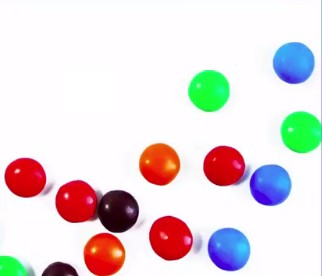
#> input picture 2_OpenCV/Pycharm_files/2.Image_processing/colorful_ball.jpg, 322 x 276 px
$ python 4.Morphological_transformation.py
#> lines starting #> are read from the running program, lines starting #| are printed output that depends on the picture; after the words box and inside, x2 and y2 are one past the last pixel; in counts of white or black regions, pixels touching at a corner belong together
"""
- Simple operations on the image shape
- Normally performed on the binary image
- two things are required
    - original image
    - kernel( structuring element)
        - a kernel tells you how to change the value of any given pixel by
            combining it with different amounts of the neighboring pixels

ref: https://opencv24-python-tutorials.readthedocs.io/en/latest/py_tutorials/py_imgproc/py_morphological_ops/py_morphological_ops.html

"""
import cv2
import numpy as np
from matplotlib import pyplot as plt

img = cv2.imread("colorful_ball.jpg", 0)
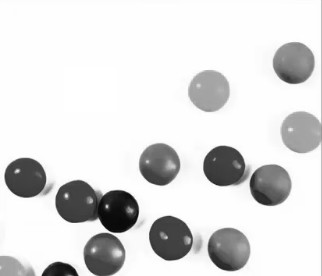
#> img: shape (276, 322); min 0, max 255, mean 221.6
_, mask = cv2.threshold(img, 220, 255, cv2.THRESH_BINARY_INV)
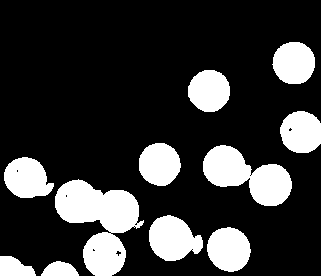
#> mask: shape (276, 322); 21.5% white; 11 white regions, largest, box (x1, y1, x2, y2) and area: (55, 179, 144, 276) 4579, (203, 145, 292, 206) 2977, (149, 215, 203, 261) 1745

kernel = np.ones((3,3), np.uint8)

dilation = cv2.dilate(mask, kernel, iterations=1) # dilation-series.jpg   ref: https://www.youtube.com/watch?v=7-FZBgrW4RE&t=164s
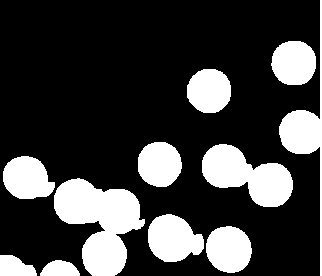
#> dilation: shape (276, 322); 24.3% white; 11 white regions, largest, box (x1, y1, x2, y2) and area: (54, 178, 145, 276) 5069, (202, 144, 293, 207) 3321, (279, 0, 322, 276) 2073
erosion = cv2.erode(mask, kernel, iterations=2)
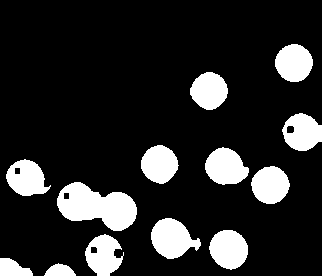
#> erosion: shape (276, 322); 16.3% white; 13 white regions, largest, box (x1, y1, x2, y2) and area: (57, 182, 137, 231) 2467, (151, 218, 201, 259) 1328, (205, 147, 249, 185) 1191
openning = cv2.morphologyEx(mask, cv2.MORPH_OPEN, kernel)  # erosion followed by dilation
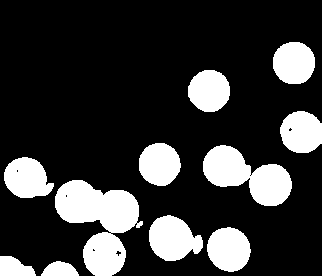
#> openning: shape (276, 322); 21.2% white; 11 white regions, largest, box (x1, y1, x2, y2) and area: (55, 180, 143, 276) 4571, (203, 145, 292, 206) 2976, (149, 215, 203, 261) 1744
closing  = cv2.morphologyEx(mask, cv2.MORPH_CLOSE, kernel) # dilation followed by erosion
#> closing: shape (276, 322); 21.6% white; 11 white regions, largest, box (x1, y1, x2, y2) and area: (55, 179, 144, 276) 4630, (203, 145, 292, 206) 2991, (149, 215, 203, 261) 1750
mg = cv2.morphologyEx(mask, cv2.MORPH_GRADIENT, kernel)
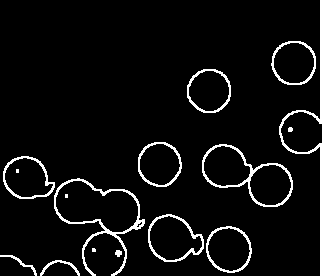
#> mg: shape (276, 322); 5.6% white in thin lines or dots

titles = ["image","mask", "dilation","erosion","openning","closing","mg"]
images = [img, mask, dilation, erosion, openning, closing, mg]

for i in range(7):
    plt.subplot(2, 4, i + 1), plt.imshow(images[i], 'gray')
    plt.title(titles[i])
    plt.xticks([]), plt.yticks([])

plt.show()

$ run again, with 2_OpenCV/Pycharm_files/2.Image_processing/dilation.jpg copied over 2_OpenCV/Pycharm_files/2.Image_processing/colorful_ball.jpg
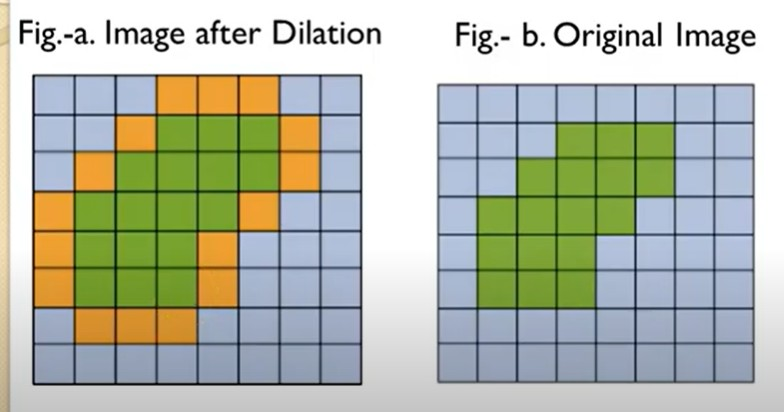
#> input picture 2_OpenCV/Pycharm_files/2.Image_processing/dilation.jpg, 784 x 412 px
#> `_, mask = cv2.threshold(img, 220, 255, cv2.THRESH_BINARY_INV)`:
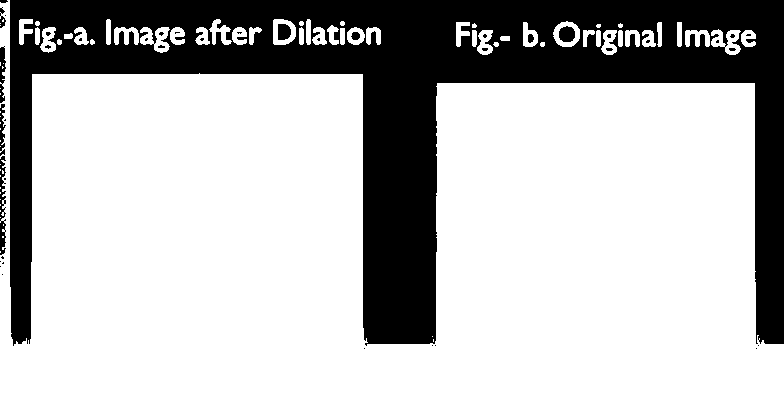
#> mask: shape (412, 784); 73.1% white; 42 black regions (32 under 20 px), largest, box (x1, y1, x2, y2) and area: (10, 0, 784, 346) 85384, (0, 156, 6, 255) 370, (0, 46, 6, 103) 217
#> dilation: shape (412, 784); 75.2% white; 75 black regions (64 under 20 px), largest, box (x1, y1, x2, y2) and area: (11, 0, 784, 343) 79373, (560, 28, 574, 41) 149, (279, 25, 290, 39) 129
#> erosion: shape (412, 784); 69.2% white; 2 black regions, box (x1, y1, x2, y2) and area: (0, 0, 784, 351) 99313, (0, 272, 5, 277) 25
#> openning: shape (412, 784); 72.9% white; 32 black regions (25 under 20 px), largest, box (x1, y1, x2, y2) and area: (0, 0, 784, 346) 85558, (0, 46, 6, 259) 1007, (559, 26, 575, 42) 209
#> closing: shape (412, 784); 73.4% white; 52 black regions (27 under 20 px), largest, box (x1, y1, x2, y2) and area: (10, 0, 784, 344) 84225, (559, 27, 575, 42) 207, (278, 24, 291, 40) 183
#> `mg = cv2.morphologyEx(mask, cv2.MORPH_GRADIENT, kernel)`:
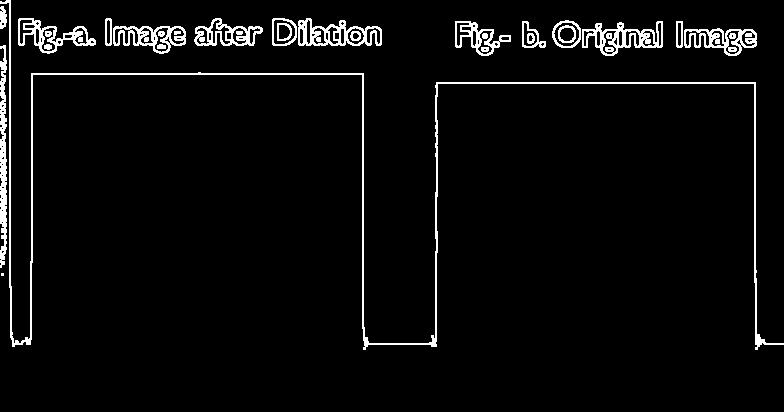
#> mg: shape (412, 784); 4.2% white in thin lines or dots, all inside (x1, y1, x2, y2) = (0, 0, 784, 350)

$ run again, with 2_OpenCV/Pycharm_files/2.Image_processing/dilation_2.jpg copied over 2_OpenCV/Pycharm_files/2.Image_processing/colorful_ball.jpg
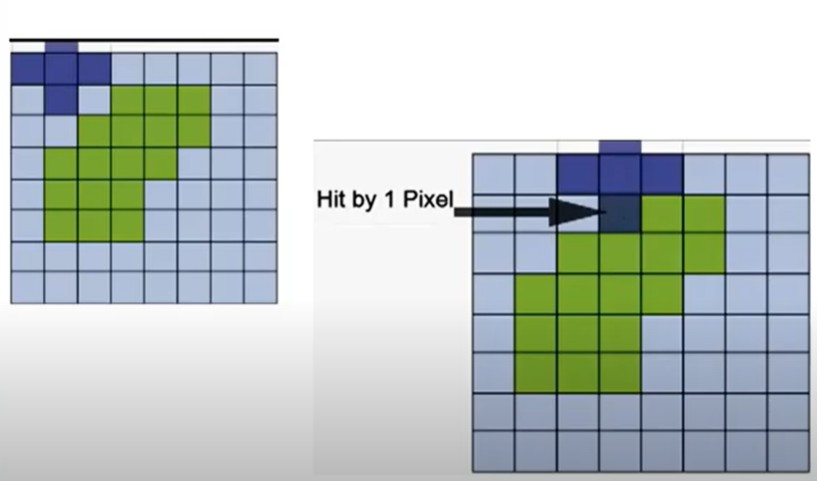
#> input picture 2_OpenCV/Pycharm_files/2.Image_processing/dilation_2.jpg, 817 x 481 px
#> `_, mask = cv2.threshold(img, 220, 255, cv2.THRESH_BINARY_INV)`:
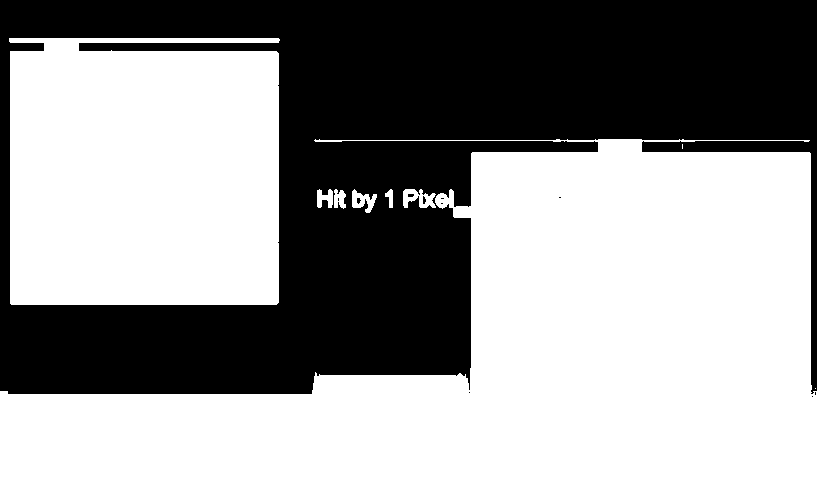
#> mask: shape (481, 817); 58.3% white; 11 black regions (10 under 20 px), largest, box (x1, y1, x2, y2) and area: (0, 0, 817, 394) 163791
#> dilation: shape (481, 817); 59.5% white; 4 black regions (3 under 20 px), largest, box (x1, y1, x2, y2) and area: (0, 0, 817, 393) 159261
#> erosion: shape (481, 817); 56.3% white; 2 black regions, box (x1, y1, x2, y2) and area: (0, 0, 817, 399) 171678, (557, 195, 563, 200) 30
#> openning: shape (481, 817); 58.1% white; 6 black regions (5 under 20 px), largest, box (x1, y1, x2, y2) and area: (0, 0, 817, 397) 164455
#> closing: shape (481, 817); 58.4% white; 4 black regions (3 under 20 px), largest, box (x1, y1, x2, y2) and area: (0, 0, 817, 394) 163633
#> `mg = cv2.morphologyEx(mask, cv2.MORPH_GRADIENT, kernel)`:
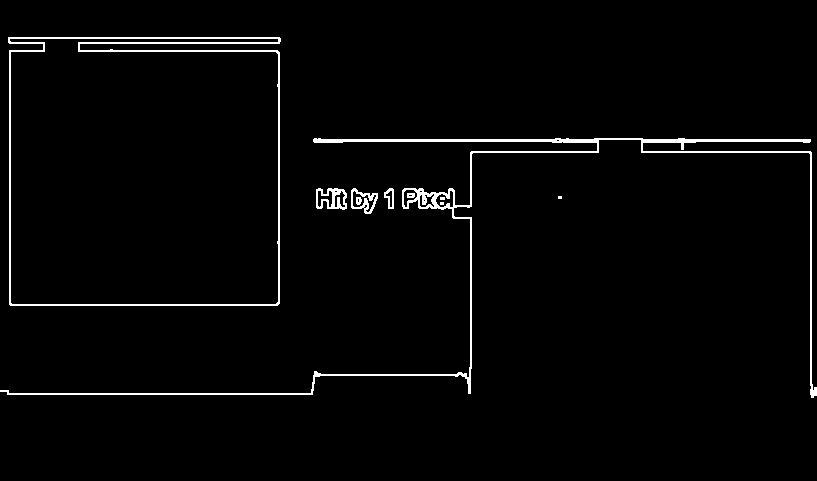
#> mg: shape (481, 817); 2.3% white in thin lines or dots, all inside (x1, y1, x2, y2) = (0, 37, 817, 398)
